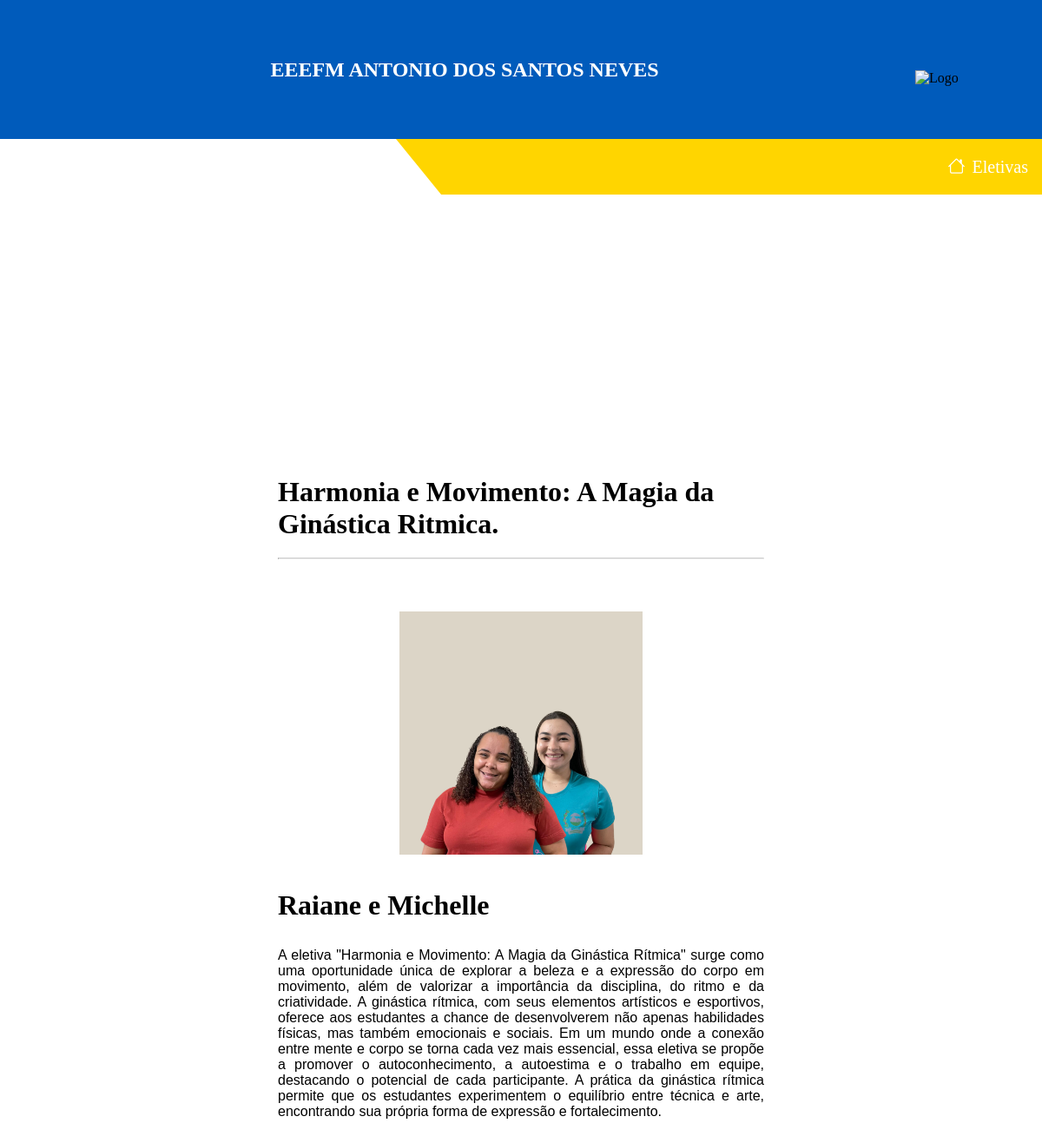
/34/, run on the app's committed database.
### aplicacao/models.py (models this page shows, shortened)
class Eletiva(models.Model):
    title = models.CharField(max_length=255)
    sub_title = models.CharField(max_length=255, null=True)
    description = models.TextField()
    image = models.ImageField(upload_to='ele_images/')

### aplicacao/views.py (the view)
# urls.py: path('<int:eletiva_id>/', view_eletivas, name='view_eletivas'),
def view_eletivas(request, eletiva_id):
    eletiva = get_object_or_404(Eletiva, pk=eletiva_id)
    return render(request, 'view_eletivas.html', {'eletiva': eletiva})

### aplicacao/templates/view_eletivas.html (shortened to what this page needs)
<!DOCTYPE html>
<html>
<head>
   <link rel="stylesheet" href="https://cdnjs.cloudflare.com/ajax/libs/font-awesome/6.0.0-beta3/css/all.min.css">
   <link rel="stylesheet" href="https://cdn.jsdelivr.net/npm/bootstrap-icons@1.11.3/font/bootstrap-icons.min.css">
   {% load static %}
    <link rel="stylesheet" href="{% static 'ver_eletivas.css' %}">
</head>
<body>
    <header class="header-noticia">
        <div class="blue-section">
            <h1 class="topo-asn">EEEFM ANTONIO DOS SANTOS NEVES</h1>
            <img class="logo" src="https://images.sympla.com.br/65087b3baa195-lg.png" alt="Logo">
        </div>
        <div class="yellow-section">
            <a class="inicio" href="{% url 'lista' %}"><i class="bi bi-house"></i>Eletivas</a>
        </div>
    </header>
   <div class="completa-eletivas">
     <div class="eletivas-card">
       <h1 class="titulo-eletivaa">{{ eletiva.title }}</h1>
       <hr class="linha-eletivas">
       <img class="img-eletivas" src="{{ eletiva.image.url }}">
       <h1 class="sub-eletivas">{{ eletiva.sub_title }}</h1>
       <p class="descricao-eletivas">{{ eletiva.description }}</p>
     </div>
    </div>
</body>
</html>

### aplicacao/templates/view_eletivas.html (style rules this page uses)
* { margin: 0; padding: 0; box-sizing: border-box; }
body { background-color: #fff; }
.header-noticia { width: 100%; height: 100vh; position: relative; }
.blue-section { background-color: #005bbb; height: 20%; width: 100%; display: flex; align-items: center; justify-content: space-between; padding: 0 1rem; position: relative; z-index: 1; }
.blue-section .topo-asn { color: #fff; font-size: 1.5rem; text-align: center; flex-grow: 1; }
.blue-section .logo { width: 130px; height: auto; margin-top: 20px; }
.yellow-section { background-color: #ffd500; height: 8%; width: 62%; position: absolute; top: 20%; right: 0; clip-path: polygon(100% 0%, 100% 100%, 7% 100%, 0% 0%); display: flex; align-items: center; justify-content: flex-end; padding: 0 1rem; z-index: 1; }
.inicio { font-size: 20px; color: #fff; text-decoration: none; display: flex; align-items: center; }
.inicio i { margin-right: 8px; width: 20px; }
.completa-eletivas { width: 100%; margin: auto; position: absolute; top: 40%; display: flex; justify-content: center; align-items: center; }
.eletivas-card { width: 50%; padding: 20px; display: flex; flex-direction: column; }
.linha-eletivas { width: 100%; margin: 20px 0; border-top: 1px solid #ccc; }
.descricao-eletivas { font-family: helvetica; text-align: justify; margin-top: 30px; margin-bottom: 20px; }
.img-eletivas { width: 50%; height: auto; display: block; margin: auto; margin-top: 40px; margin-bottom: 40px; }

### data on the page
Eletiva: title "Harmonia e Movimento: A Magia da Ginástica Ritmica.", image (picture), sub_title "Raiane e Michelle", description "A eletiva \"Harmonia e Movimento: A Magia da Ginástica Rítmica\" surge como uma oportunidade única de explorar a beleza e a expressão do corpo em movimento, além de valorizar a importância da disciplina, do ritmo e da criatividade. A ginástica rítmica, com seus elementos artísticos e esportivos, oferece aos estudantes a chance de desenvolverem não apenas habilidades físicas, mas também emocionais e sociais. Em um mundo onde a conexão entre mente e corpo se torna cada vez mais essencial, essa eletiva se propõe a promover o autoconhecimento, a autoestima e o trabalho em equipe, destacando o potencial de cada participante. A prática da ginástica rítmica permite que os estudantes experimentem o…"
